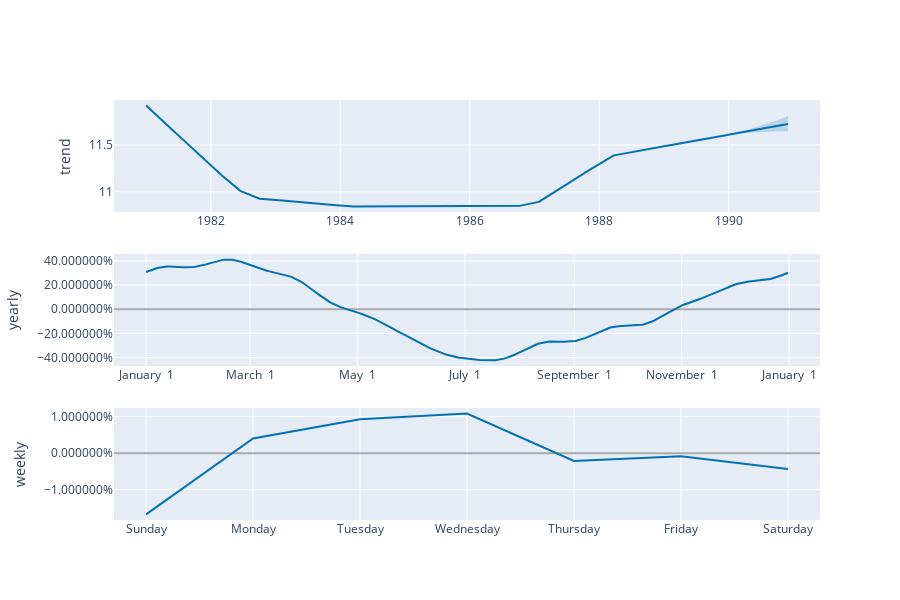

The cell this chart's notebook holds for it:
### Code cell
plot_components_plotly(m, forecast)

### Figure 1 — Plotly figure (JSON) as saved in the notebook; plotly's stock layout.template omitted (floating-point values rounded to 4 significant figures; data arrays with more than 128 entries replaced by an {"elided": "..."} marker saying what was removed)
{"data": [{"line": {"color": "#0072B2", "width": 2}, "mode": "lines", "name": "trend", "type": "scatter", "x": {"elided": "3297 str values"}, "xaxis": "x", "y": {"elided": "3297 float values"}, "yaxis": "y"}, {"line": {"color": "rgba(0, 114, 178, 0.2)", "width": 0}, "mode": "lines", "name": "trend_upper", "type": "scatter", "x": {"elided": "3297 str values"}, "xaxis": "x", "y": {"elided": "3297 float values"}, "yaxis": "y"}, {"fill": "tonexty", "fillcolor": "rgba(0, 114, 178, 0.2)", "line": {"color": "rgba(0, 114, 178, 0.2)", "width": 0}, "mode": "lines", "name": "trend_lower", "type": "scatter", "x": {"elided": "3297 str values"}, "xaxis": "x", "y": {"elided": "3297 float values"}, "yaxis": "y"}, {"line": {"color": "#0072B2", "width": 2}, "mode": "lines", "name": "yearly", "type": "scatter", "x": {"elided": "365 str values"}, "xaxis": "x2", "y": {"elided": "365 float values"}, "yaxis": "y2"}, {"line": {"color": "#0072B2", "width": 2}, "mode": "lines", "name": "weekly", "type": "scatter", "x": ["2017-01-01T00:00:00", "2017-01-02T00:00:00", "2017-01-03T00:00:00", "2017-01-04T00:00:00", "2017-01-05T00:00:00", "2017-01-06T00:00:00", "2017-01-07T00:00:00"], "xaxis": "x3", "y": [-0.01683, 0.004045, 0.009306, 0.01086, -0.002141, -0.0008566, -0.004384], "yaxis": "y3"}], "layout": {"height": 600, "showlegend": false, "width": 900, "xaxis": {"anchor": "y", "domain": [0, 1], "range": ["1980-07-03T22:48:00", "1991-05-31T01:12:00"], "type": "date"}, "xaxis2": {"anchor": "y2", "domain": [0, 1], "range": ["2016-12-13T18:54:02.958904115", "2018-01-18T11:04:57.863013581"], "tickformat": "%B %e", "type": "date"}, "xaxis3": {"anchor": "y3", "domain": [0, 1], "range": ["2016-12-31T16:48:00", "2017-01-07T07:12:00"], "tickformat": "%A", "type": "date"}, "yaxis": {"anchor": "x", "domain": [0.7333, 1], "rangemode": "normal", "title": {"text": "trend"}, "zerolinecolor": "#AAA"}, "yaxis2": {"anchor": "x2", "domain": [0.3667, 0.6333], "hoverformat": ".2%", "tickformat": "%", "title": {"text": "yearly"}, "zerolinecolor": "#AAA"}, "yaxis3": {"anchor": "x3", "domain": [0, 0.2667], "hoverformat": ".2%", "tickformat": "%", "title": {"text": "weekly"}, "zerolinecolor": "#AAA"}}}
